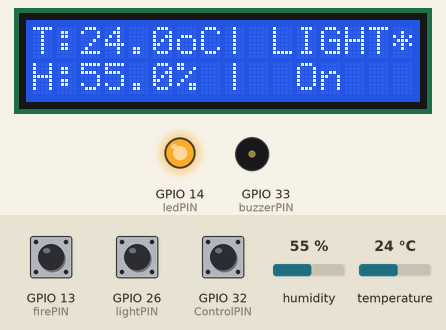
The sketch below on a simulated ESP32. Parts: 16×2 character LCD, output pins drawn as LEDs (lit = HIGH), buzzer (waves = sounding, pin HIGH). Dashed ring = blinking. The inputs (shaded band) are chosen by the test bench; at power-on: GPIO 13 (firePIN) HIGH, GPIO 32 (ControlPIN) HIGH, GPIO 26 (lightPIN) HIGH, humidity 55 %, temperature 24 °C. What the sketch prints to the serial monitor is not drawn.

Above: at 1.2 s.
1.3 s: GPIO 13 (firePIN) pulled LOW for 0.15 s
At 2.7 s:
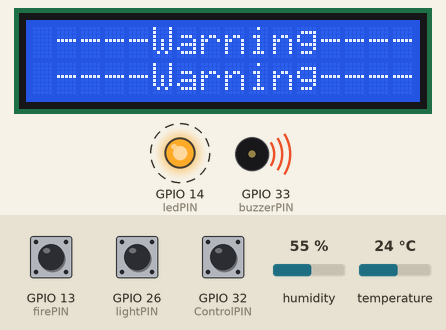
4.3 s: GPIO 32 (ControlPIN) pulled LOW for 0.15 s
At 6.1 s:
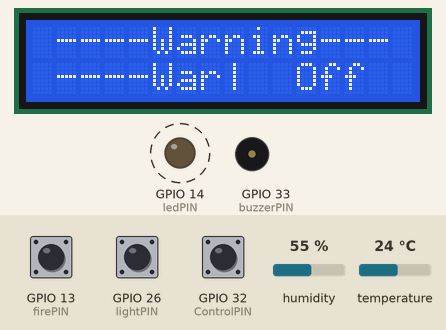
7.3 s: GPIO 32 (ControlPIN) pulled LOW for 1 s
At 8.7 s:
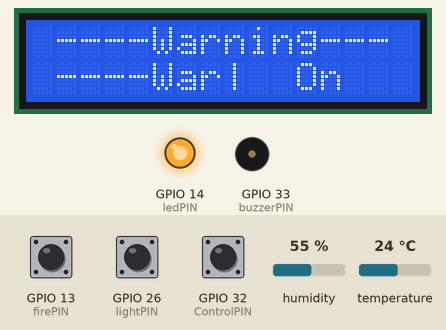
9.8 s: GPIO 13 (firePIN) pulled LOW for 1 s
At 10.2 s:
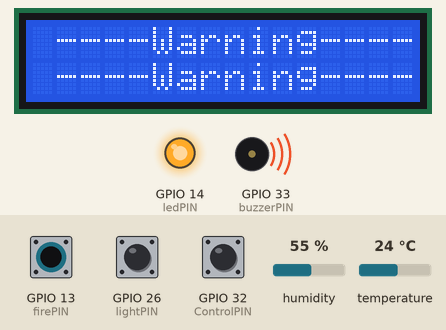
13.8 s: GPIO 32 (ControlPIN) pulled LOW for 0.15 s
At 15.0 s:
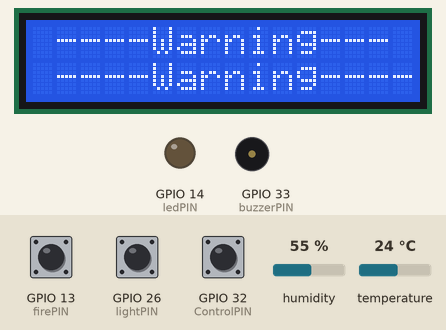
15.8 s: GPIO 32 (ControlPIN) pulled LOW for 3.2 s
Timing chart, 0 to 21.5 s (numbered marks = the images above; inputs shaded):
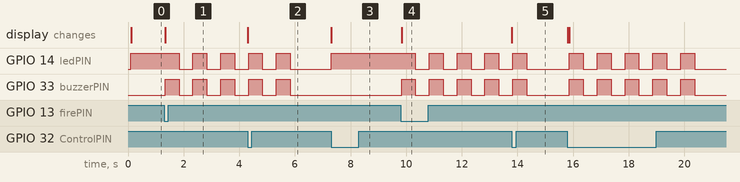

The sketch:

Code_CK_HTN.ino
```cpp
#include "DHTesp.h"
#include <LiquidCrystal_I2C.h>
LiquidCrystal_I2C lcd(0x27, 16, 2);
#define DHT11_ID 0
#define Light_ID 1
static void DHT11( void *pvParameters );
static void Light( void *pvParameters );
static void LCDTask( void *pvParameters );
static void IRAM_ATTR InterruptHandler1(void);
static void IRAM_ATTR InterruptHandler2(void);
static void Warning(void *pvParameters);
static void Huy(void *pvParameters);
typedef struct {
  byte deviceID;
  float value1;
  float value2;
} SENSOR;
const byte dhtPin = 25;
const byte buzzerPIN = 33;
const byte lightPIN = 26;
const byte ledPIN = 14;
const byte firePIN = 13;
const byte ControlPIN = 32;
int dem = 0;

long debouncing_time = 200;
volatile unsigned long last_micros;
volatile unsigned long last_micros1;

QueueHandle_t queueSensor;
SemaphoreHandle_t xMutex1;
SemaphoreHandle_t xBinarySemaphore;
SemaphoreHandle_t xBinarySemaphore1;
TaskHandle_t handle1,handle2, handle3 ;
void DHT11(void *pvParameters) {
  DHTesp dhtSensor;
  dhtSensor.setup(dhtPin, DHTesp::DHT11);
  SENSOR dht11Sensor;
  while (1 ) {
    xSemaphoreTake(xMutex1, portMAX_DELAY);
    const TickType_t timeOut = 2000 / portTICK_PERIOD_MS;
    dht11Sensor.deviceID = DHT11_ID;
    TempAndHumidity  data = dhtSensor.getTempAndHumidity();
    dht11Sensor.value1 = data.temperature;
    dht11Sensor.value2 = data.humidity;
    Serial.println("DHT11: Sent.");
    if (xQueueSend(queueSensor, &dht11Sensor, timeOut) != pdPASS) {
      Serial.println("DHT11: Queue is full.");

    }
    xSemaphoreGive(xMutex1);
    vTaskDelay(2000 / portTICK_PERIOD_MS);
    }
}

void Light(void *pvParameters) {
  SENSOR lightSensor;
  while (1) {
    xSemaphoreTake(xMutex1, portMAX_DELAY);
    lightSensor.deviceID = Light_ID;
    const TickType_t timeOut = 1000 / portTICK_PERIOD_MS;
    float light =  digitalRead(lightPIN);
    lightSensor.value1 = light;
    Serial.println("Light: Sent.");
    if (xQueueSend(queueSensor, &lightSensor, timeOut) != pdPASS) {
      Serial.println("Light: Queue is full.");
    }
    xSemaphoreGive(xMutex1);
    vTaskDelay(1000 / portTICK_PERIOD_MS);
    }
}

void LCDTask(void *pvParameters) {
  SENSOR data;
  while (1) {
    xSemaphoreTake(xMutex1, portMAX_DELAY);
    TickType_t timeOut = 1000/ portTICK_PERIOD_MS;
    if (xQueueReceive(queueSensor, &data, timeOut) == pdPASS) {
      switch (data.deviceID) {
        case DHT11_ID:
            lcd.setCursor(0, 0);
            lcd.print("T:" + String(data.value1, 1) + "oC");
            lcd.setCursor(0, 1);
            lcd.print("H:" + String(data.value2, 1) + "% ");
            Serial.println("T:" + String(data.value1, 1) + "oC");
            Serial.println("H:" + String(data.value2, 1) + "%");
            break;
        case Light_ID:
            lcd.setCursor(8, 0);
            lcd.print("| LIGHT*");
            lcd.setCursor(8, 1);
            if (data.value1 ==1) {
              lcd.print("|  On   ");
              digitalWrite(ledPIN, HIGH);
              Serial.println("On ");
            }
            else if(data.value1 ==0) {
              digitalWrite(ledPIN, LOW);
              lcd.print("|  Off  ");
              Serial.println("Off");
            }
            break;
        default:
            Serial.println("LCD: Unkown Device");
            break;
        }
      }
    xSemaphoreGive(xMutex1);
    //vTaskDelay(500);
  }
}
void Warning(void *pvParameters) {
  while(1){
    const TickType_t xTicksToWait = 1000 / portTICK_PERIOD_MS;
    if( xSemaphoreTake( xBinarySemaphore, portMAX_DELAY ) == pdPASS){
      lcd.clear();
      lcd.setCursor(0, 0);
      lcd.print(" ----Warning----");
      lcd.setCursor(0, 1);
      lcd.print(" ----Warning----");
      vTaskSuspend(handle1);
      vTaskSuspend(handle2);
      vTaskSuspend(handle3);
      for (int i = 0; i < 5; i++) {
        digitalWrite(buzzerPIN, HIGH);
        digitalWrite(ledPIN, HIGH);
        delay(500);
        digitalWrite(buzzerPIN, LOW);
        digitalWrite(ledPIN, LOW);
        delay(500);
        Serial.println("Interrupted");
      }
      delay(1000) ;
      vTaskResume(handle1);
      vTaskResume(handle2);
      vTaskResume(handle3);
    }

    //vTaskDelete( NULL) ;
  }
}
void ControlLight(void *pvParameters){
  while(1){
  const TickType_t xTicksToWait = 1000 / portTICK_PERIOD_MS;
  if( xSemaphoreTake( xBinarySemaphore1, portMAX_DELAY ) == pdPASS){
      if (dem == 1){
          vTaskSuspend(handle1);// đình chỉ task
          digitalWrite(ledPIN, LOW);
          lcd.setCursor(15, 0);
          lcd.print(" " );
          lcd.setCursor(8, 1);
          lcd.print("|  Off  " );
      }else if(dem == 2){
          digitalWrite(ledPIN, HIGH);
          lcd.setCursor(8, 1);
          lcd.print("|  On   ");
      }else if(dem >= 3){
        vTaskResume(handle1);// gỡ đình chỉ
        dem = 0;
        lcd.setCursor(15, 0);
        lcd.print(" * ");
      }
  }
}
}
void setup()
{
  Serial.begin(115200);
  lcd.init();
  lcd.backlight();
  lcd.clear();
  pinMode(lightPIN,INPUT_PULLUP);
  pinMode(firePIN, INPUT_PULLUP);
  pinMode(ControlPIN, INPUT_PULLUP);
  pinMode(ledPIN, OUTPUT);
  pinMode(buzzerPIN, OUTPUT);
  attachInterrupt(digitalPinToInterrupt(firePIN), InterruptHandler1, HIGH);
  attachInterrupt(digitalPinToInterrupt(ControlPIN), InterruptHandler2, FALLING);
  queueSensor = xQueueCreate(5, sizeof(SENSOR));
  xMutex1 = xSemaphoreCreateMutex();
  xBinarySemaphore = xSemaphoreCreateBinary();
  xBinarySemaphore1 = xSemaphoreCreateBinary();
  xSemaphoreGive(xMutex1);
  if(queueSensor != NULL ){
  xTaskCreatePinnedToCore(Light, "Light sensor", 1024 * 4, NULL, 2, &handle1, 0);
  xTaskCreatePinnedToCore(DHT11, "DHT11", 1024 * 4, NULL, 3, &handle2, 0);
  xTaskCreatePinnedToCore(LCDTask, "lcd", 1024 * 4, NULL, 1, &handle3, 0);
  xTaskCreatePinnedToCore(Warning, "warning", 1024 * 4, NULL, 5, NULL, 0);
  xTaskCreatePinnedToCore(ControlLight, "Control_light", 1024 * 4, NULL, 4, NULL, 0);

  }
}
void IRAM_ATTR InterruptHandler1(void) {
  if((long)(micros() - last_micros) >= debouncing_time *1000){
    BaseType_t xHigherPriorityTaskWoken = pdFALSE;
    last_micros = micros();
    xSemaphoreGiveFromISR(xBinarySemaphore, &xHigherPriorityTaskWoken);
  }
}
void IRAM_ATTR InterruptHandler2(void) {
 if((long)(micros() - last_micros1) >= debouncing_time *1000){
    BaseType_t xHigherPriorityTaskWoken = pdFALSE;
    last_micros1 = micros();
    dem += 1;
    xSemaphoreGiveFromISR(xBinarySemaphore1, &xHigherPriorityTaskWoken);
  }
}
void loop() {}
```

Measured:
- after the input at 1.3 s, GPIO 14 (ledPIN): alternates HIGH for 0.50 s and LOW for 0.50 s, starting after 0.53 s; GPIO 33 (buzzerPIN): alternates HIGH for 0.50 s and LOW for 0.50 s, starting at once; the display: changes at once (image 1)
- after the input at 4.3 s, the display: changes at once (image 2)
- after the input at 7.3 s, GPIO 14 (ledPIN): LOW → HIGH at once; the display: changes at once (image 3)
- after the input at 9.8 s, GPIO 14 (ledPIN): alternates HIGH for 0.50 s and LOW for 0.50 s, starting after 0.53 s; GPIO 33 (buzzerPIN): alternates HIGH for 0.50 s and LOW for 0.50 s, starting at once; the display: changes at once (image 4)
- after the input at 13.8 s, the display: changes at once (image 5)
